Frame 1 (no input): blank canvas, image omitted
Frame 60 (no input): blank canvas, image omitted
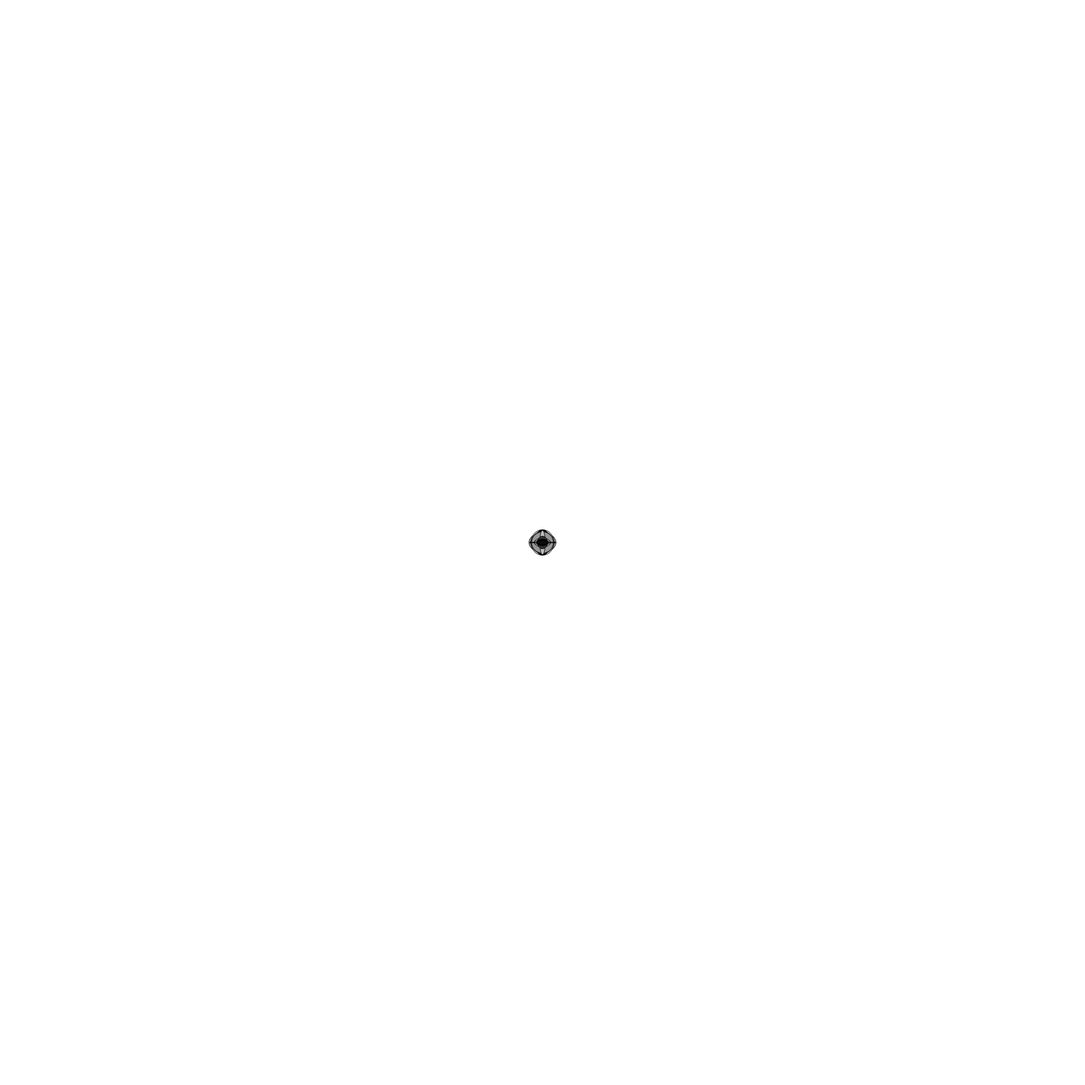
Frame 120 (the mouse pressed at the canvas centre since frame 60)

The p5.js sketch whose frames 1 and 60 were blank and that drew this single picture after the mouse press (run headless with seeded random() and noise() and a simulated clock; from frame 60 on, the mouse is pressed at the canvas centre):

// p5.js sketch
// ── sketch.js
function setup() {
  createCanvas (2000,2000);
  frameRate (100)
}

function draw() {
  fill (random(1,255))
  if(mouseIsPressed===true){
    ellipse (mouseX,mouseY,random (1,50),random (1,50));
  }
}
